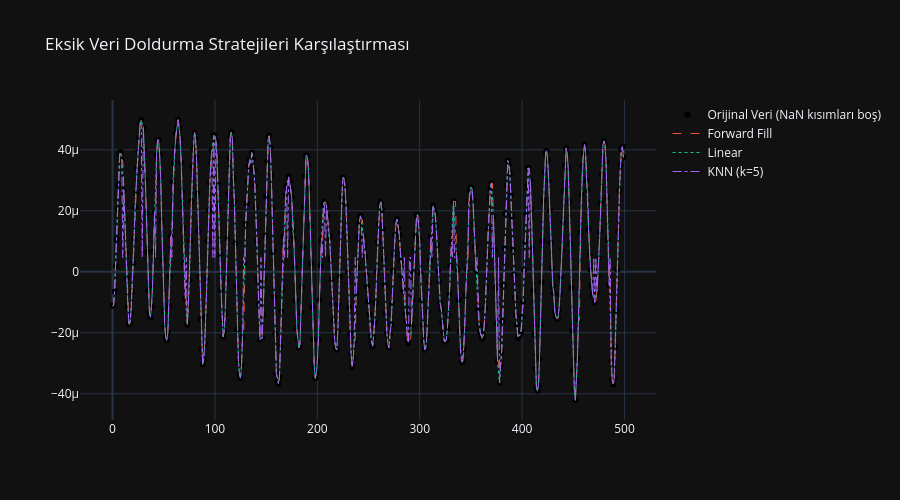

Write notebook code for a chart like this one.
### Markdown cell above
---
## 🧩 Bölüm 2: Eksik Veri İşleme

Zaman serilerinde eksik verileri doldurmak için genellikle **Forward Fill (ffill)** veya **İnterpolasyon** kullanılır.

### Code cell
# Suni eksik veri oluşturalım (Karşılaştırma yapabilmek için)
sample_df = segments[segments['channel'] == 'CADC0872'].copy().head(500)
# %5 rastgele eksik veri ekle
np.random.seed(42)
mask = np.random.rand(len(sample_df)) < 0.05
sample_df.loc[mask, 'value'] = np.nan

# 1. Forward Fill
ffill_res = sample_df['value'].ffill()

# 2. Linear Interpolation
linear_res = sample_df['value'].interpolate(method='linear')

# 3. Spline Interpolation (order=3)
spline_res = sample_df['value'].interpolate(method='spline', order=3)

# 4. KNN Imputation (Sklearn)
from sklearn.impute import KNNImputer
knn = KNNImputer(n_neighbors=5)
knn_res = knn.fit_transform(sample_df[['value']])[:, 0]

# Görselleştirme
fig = go.Figure()
fig.add_trace(go.Scatter(y=sample_df['value'], mode='markers', name='Orijinal Veri (NaN kısımları boş)', marker=dict(color='black', size=6)))
fig.add_trace(go.Scatter(y=ffill_res, mode='lines', name='Forward Fill', line=dict(dash='dash', width=1)))
fig.add_trace(go.Scatter(y=linear_res, mode='lines', name='Linear', line=dict(dash='dot', width=1)))
fig.add_trace(go.Scatter(y=knn_res, mode='lines', name='KNN (k=5)', line=dict(dash='dashdot', width=1)))

fig.update_layout(title='Eksik Veri Doldurma Stratejileri Karşılaştırması', template='plotly_dark', height=500)
fig.show()

print('💡 Tercih: Zaman serilerinde sensör ölçümleri arasındaki doğrusallığı koruduğu için `linear` interpolasyon seçilmiştir.')

### Figure 1 — Plotly figure (JSON) as saved in the notebook; plotly's stock layout.template omitted (floating-point values rounded to 4 significant figures; data arrays with more than 128 entries replaced by an {"elided": "..."} marker saying what was removed)
{"data": [{"marker": {"color": "black", "size": 6}, "mode": "markers", "name": "Orijinal Veri (NaN kısımları boş)", "type": "scatter", "y": {"elided": "500 float values"}}, {"line": {"dash": "dash", "width": 1}, "mode": "lines", "name": "Forward Fill", "type": "scatter", "y": {"elided": "500 float values"}}, {"line": {"dash": "dot", "width": 1}, "mode": "lines", "name": "Linear", "type": "scatter", "y": {"elided": "500 float values"}}, {"line": {"dash": "dashdot", "width": 1}, "mode": "lines", "name": "KNN (k=5)", "type": "scatter", "y": {"elided": "500 float values"}}], "layout": {"height": 500, "title": {"text": "Eksik Veri Doldurma Stratejileri Karşılaştırması"}}}
